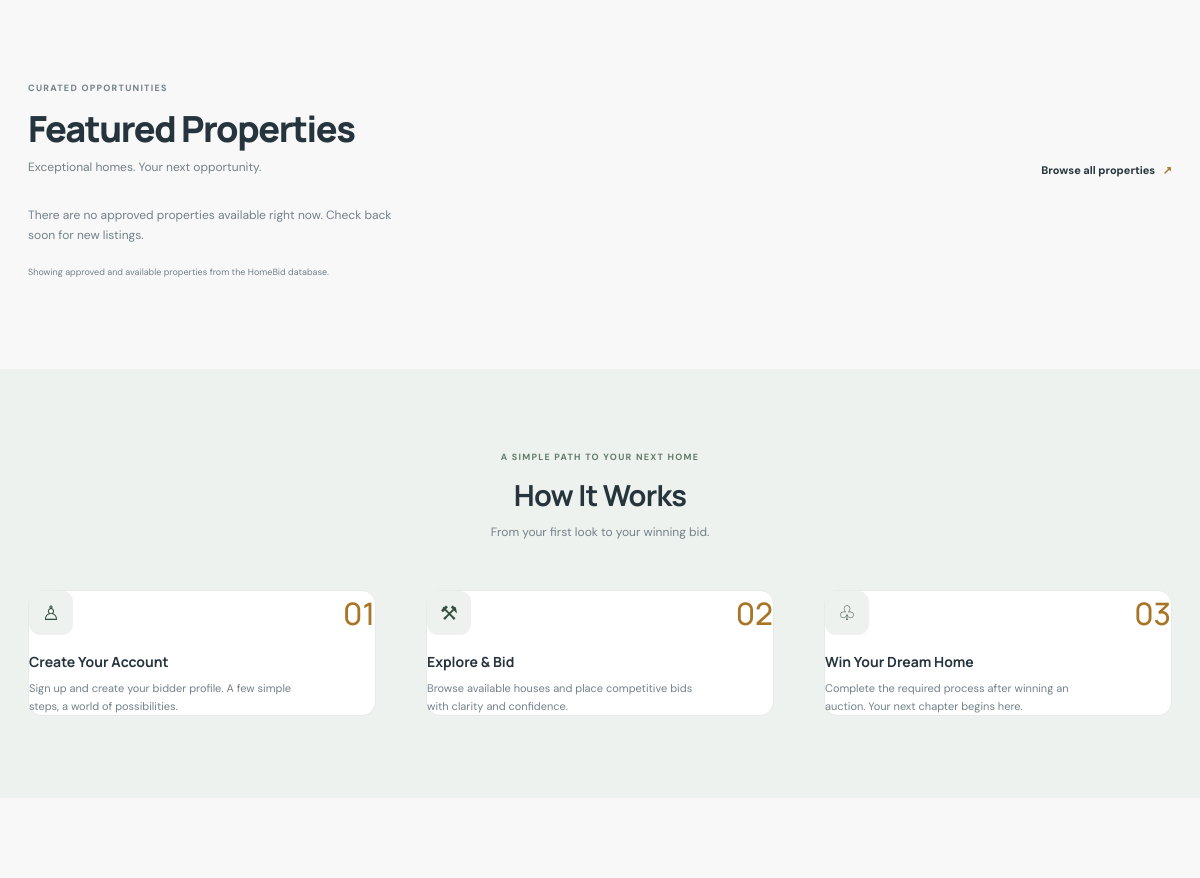
/ (middle part), run on an earlier commit of the app's database.
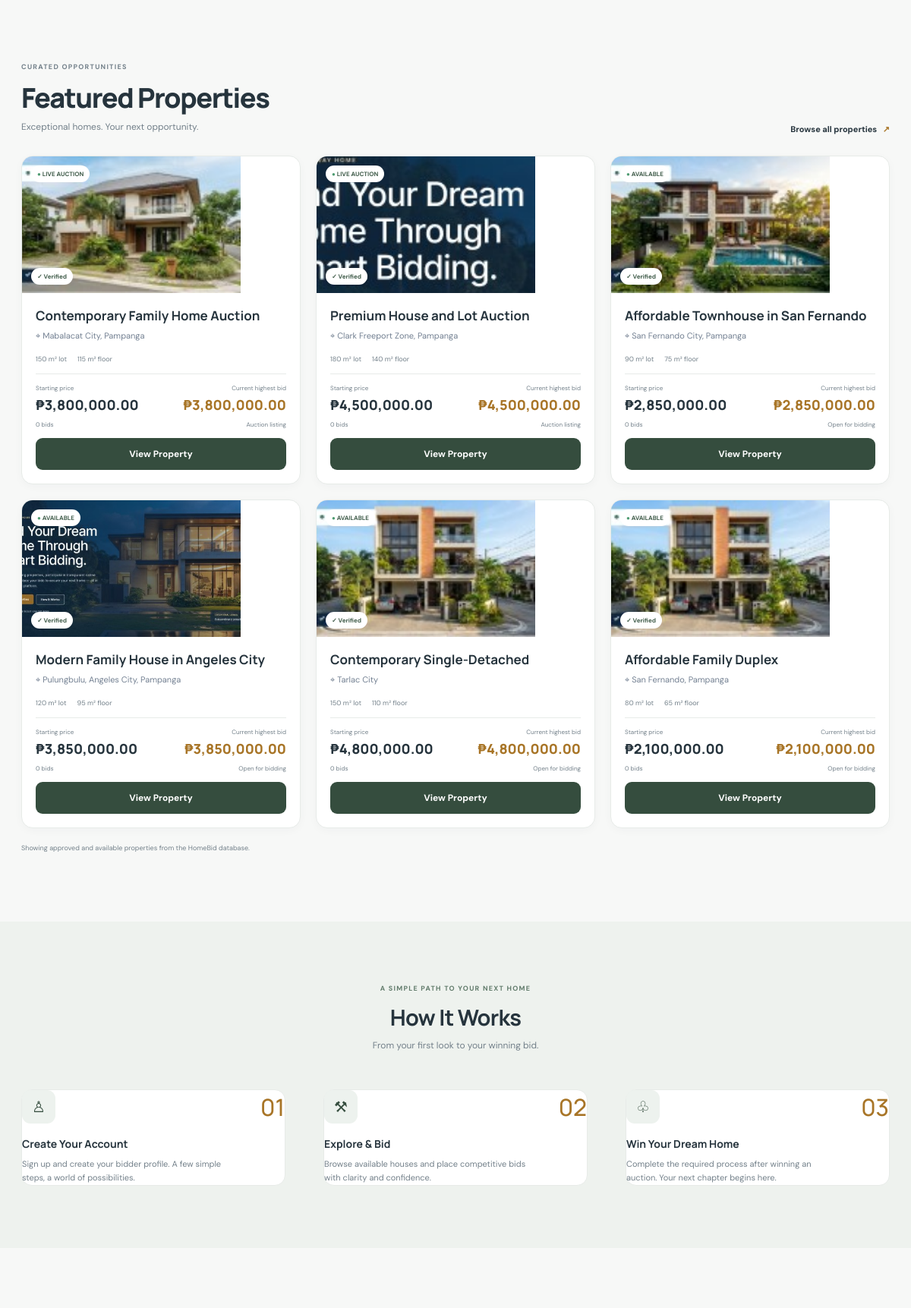
And on a later commit of the database.
### tables this page shows
CREATE TABLE `properties` (
  `id` int(11) NOT NULL,
  `user_id` int(11) NOT NULL,
  `title` varchar(150) NOT NULL,
  `description` text NOT NULL,
  `category` varchar(80) DEFAULT NULL,
  `location` varchar(255) NOT NULL,
  `region` varchar(100) DEFAULT NULL,
  `province` varchar(150) DEFAULT NULL,
  `city` varchar(150) DEFAULT NULL,
  `barangay` varchar(150) DEFAULT NULL,
  `lot_number` varchar(100) DEFAULT NULL,
  `lot_area` decimal(10,2) NOT NULL,
  `floor_area` decimal(10,2) NOT NULL,
  `price` decimal(12,2) NOT NULL,
  `status` enum('Available','Reserved','Sold','Auction') NOT NULL DEFAULT 'Available',
  `image_path` varchar(255) DEFAULT NULL,
  `is_featured` tinyint(1) NOT NULL DEFAULT 0,
  `created_at` timestamp NOT NULL DEFAULT current_timestamp(),
  `is_approved` tinyint(1) NOT NULL DEFAULT 0,
  `review_status` enum('pending','admin_approval','needs_revision','approved') NOT NULL DEFAULT 'pending',
  `review_feedback` text DEFAULT NULL,
  `reviewed_by` int(11) DEFAULT NULL,
  `reviewed_at` datetime DEFAULT NULL,
  `submission_type` enum('listing','auction') NOT NULL DEFAULT 'listing',
  `latitude` decimal(10,8) DEFAULT NULL,
  `longitude` decimal(11,8) DEFAULT NULL
);

### config/db.php (called while the page is built, shortened)
<?php
function hb_query(mysqli $conn, string $sql, array $params = []): mysqli_result|bool {
    return mysqli_query($conn, $sql);
}
function hb_fetch_all(mysqli_result|bool $result): array {
    return $result instanceof mysqli_result ? mysqli_fetch_all($result, MYSQLI_ASSOC) : [];
}

### index.php (the view, shortened to what the changed rows need)
<?php
require_once __DIR__ . '/config/db.php';
$featuredProperties = [];
$featuredLoadError = false;
try {
    $featuredQuery = hb_query($conn, "
        SELECT
            p.id, p.title, p.location, p.description, p.lot_area, p.floor_area,
            p.price, p.status, p.is_approved, p.image_path,
            a.starting_bid, a.current_bid,
            (SELECT COUNT(*) FROM bids b WHERE b.property_id = p.id) AS bidder_count
        FROM properties p
        LEFT JOIN auctions a ON a.id = (
            SELECT a2.id
            FROM auctions a2
            WHERE a2.property_id = p.id
            ORDER BY a2.id DESC
            LIMIT 1
        )
        WHERE p.is_approved = 1 AND p.review_status = 'approved'
          AND (p.status = 'Available' OR (p.status = 'Auction' AND a.review_status = 'approved' AND a.status IN ('active','upcoming')))
        ORDER BY p.created_at DESC, p.id DESC
        LIMIT 6
    ");
    $featuredProperties = hb_fetch_all($featuredQuery);
} catch (Throwable $e) {
    error_log('HomeBid featured properties: ' . 'Database operation failed');
    $featuredLoadError = true;
}
function homebid_money($amount): string {
    return '₱' . number_format((float)$amount, 2);
}
?>
<!DOCTYPE html>
<html lang="en">
<head>
    <link rel="stylesheet" href="style.css?v=minimal-20261117">
</head>
<body>
    <main>
        <section class="section properties-section" id="properties">
            <div class="section-heading">
                <div>
                    <h2>Featured Properties</h2>
                </div>
            </div>
            <div class="property-grid">
                <?php if ($featuredProperties): ?>
                    <?php foreach ($featuredProperties as $property): ?>
                        <article class="property-card">
                            <div class="property-image">
                                <img src="<?php echo htmlspecialchars($property['image_path'], ENT_QUOTES, 'UTF-8'); ?>" alt="<?= htmlspecialchars($property['title'], ENT_QUOTES, 'UTF-8') ?>">
                                <?php if (!empty($property['current_bid'])): ?>
                                    <span class="live-tag">● LIVE AUCTION</span>
                                <?php else: ?>
                                    <span class="live-tag">● AVAILABLE</span>
                                <?php endif; ?>
                                <span class="verified">✓ Verified</span>
                            </div>
                            <div class="property-body">
                                <h3><?= htmlspecialchars($property['title'], ENT_QUOTES, 'UTF-8') ?></h3>
                                <p class="location">⌖ <?= htmlspecialchars($property['location'], ENT_QUOTES, 'UTF-8') ?></p>
                                <div class="specs">
                                    <span><?= number_format((float)$property['lot_area'], 0) ?> m² lot</span>
                                    <span><?= number_format((float)$property['floor_area'], 0) ?> m² floor</span>
                                </div>
                                <div class="price-row">
                                    <div>
                                        <small>Starting price</small>
                                        <strong><?= homebid_money($property['starting_bid'] ?? $property['price']) ?></strong>
                                    </div>
                                    <div class="current">
                                        <small>Current highest bid</small>
                                        <strong><?= homebid_money($property['current_bid'] ?? $property['price']) ?></strong>
                                    </div>
                                </div>
                                <div class="card-foot">
                                    <span><?= (int)$property['bidder_count'] ?> bids</span>
                                    <span><?= !empty($property['current_bid']) ? 'Auction listing' : 'Open for bidding' ?></span>
                                </div>
                                <a class="btn btn-navy view-property"
                                   href="property-view.php?id=<?= (int)$property['id'] ?>">View Property</a>
                            </div>
                        </article>
                    <?php endforeach; ?>
                <?php elseif ($featuredLoadError): ?>
                    <p class="muted">Featured properties are temporarily unavailable. Please try again later.</p>
                <?php else: ?>
                    <p class="muted">There are no approved properties available right now. Check back soon for new listings.</p>
                <?php endif; ?>
            </div>
        </section>
        <section class="how-section" id="how-it-works">
            <div class="section centered">
                <h2>How It Works</h2>
            </div>
        </section>
    </main>
</body>
</html>

What changed in the data, as far as the page shows it:
added properties: image_path (picture), shows "● LIVE AUCTION", title "Contemporary Family Home Auction", location "Mabalacat City, Pampanga", lot_area "150", floor_area "115", price "₱3,800,000.00", bidder_count "0", shows "Auction listing"
added properties: image_path (picture), shows "● LIVE AUCTION", title "Premium House and Lot Auction", location "Clark Freeport Zone, Pampanga", lot_area "180", floor_area "140", price "₱4,500,000.00", bidder_count "0", shows "Auction listing"
added properties: image_path (picture), shows "● AVAILABLE", title "Affordable Townhouse in San Fernando", location "San Fernando City, Pampanga", lot_area "90", floor_area "75", price "₱2,850,000.00", bidder_count "0", shows "Open for bidding"
added properties: image_path (picture), shows "● AVAILABLE", title "Modern Family House in Angeles City", location "Pulungbulu, Angeles City, Pampanga", lot_area "120", floor_area "95", price "₱3,850,000.00", bidder_count "0", shows "Open for bidding"
now on this page (row edited): properties: image_path (picture), shows "● AVAILABLE", title "Contemporary Single-Detached", location "Tarlac City", lot_area "150", floor_area "110", price "₱4,800,000.00", bidder_count "0", shows "Open for bidding"
now on this page (row edited): properties: image_path (picture), shows "● AVAILABLE", title "Affordable Family Duplex", location "San Fernando, Pampanga", lot_area "80", floor_area "65", price "₱2,100,000.00", bidder_count "0", shows "Open for bidding"
Also different on the page:
text no longer shown: "There are no approved properties available right now. Check back soon for new listings."
